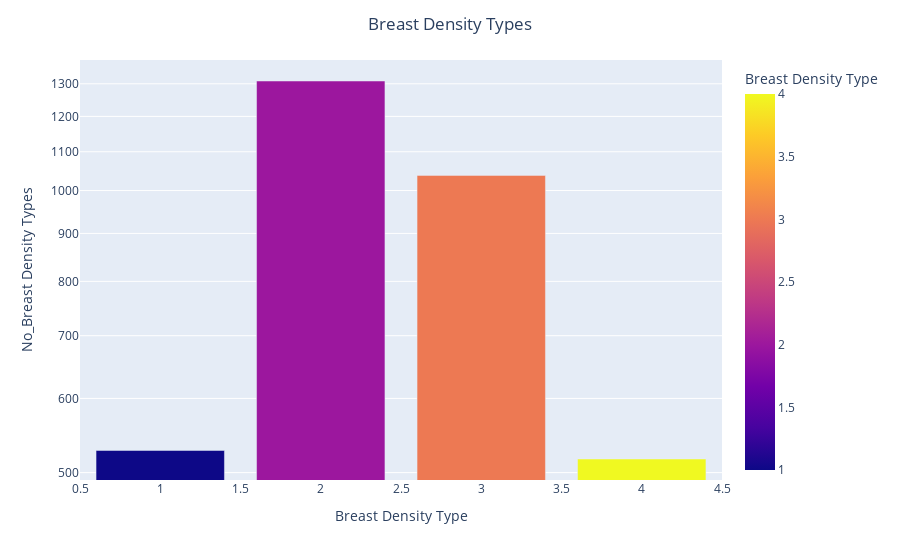

The notebook cell this image was saved under:
### Code cell
## plot the breast density types
bdensity_graph= px.bar(data_frame=bdensity, y='No_Breast Density Types', x='Breast Density Type', color='Breast Density Type')
bdensity_graph.update_layout(title='Breast Density Types', title_x=0.5, yaxis=dict(type='log'))
bdensity_graph

### Figure 1 — Plotly figure (JSON) as saved in the notebook; plotly's stock layout.template omitted (floating-point values rounded to 4 significant figures)
{"data": [{"alignmentgroup": "True", "hovertemplate": "Breast Density Type=%{marker.color}<br>No_Breast Density Types=%{y}<extra></extra>", "legendgroup": "", "marker": {"color": [2, 3, 1, 4], "coloraxis": "coloraxis", "pattern": {"shape": ""}}, "name": "", "offsetgroup": "", "orientation": "v", "showlegend": false, "textposition": "auto", "type": "bar", "x": [2, 3, 1, 4], "xaxis": "x", "y": [1309, 1038, 528, 517], "yaxis": "y"}], "layout": {"barmode": "relative", "coloraxis": {"colorbar": {"title": {"text": "Breast Density Type"}}, "colorscale": [[0, "#0d0887"], [0.1111, "#46039f"], [0.2222, "#7201a8"], [0.3333, "#9c179e"], [0.4444, "#bd3786"], [0.5556, "#d8576b"], [0.6667, "#ed7953"], [0.7778, "#fb9f3a"], [0.8889, "#fdca26"], [1, "#f0f921"]]}, "legend": {"tracegroupgap": 0}, "margin": {"t": 60}, "title": {"text": "Breast Density Types", "x": 0.5}, "xaxis": {"anchor": "y", "domain": [0, 1], "title": {"text": "Breast Density Type"}}, "yaxis": {"anchor": "x", "domain": [0, 1], "title": {"text": "No_Breast Density Types"}, "type": "log"}}}
